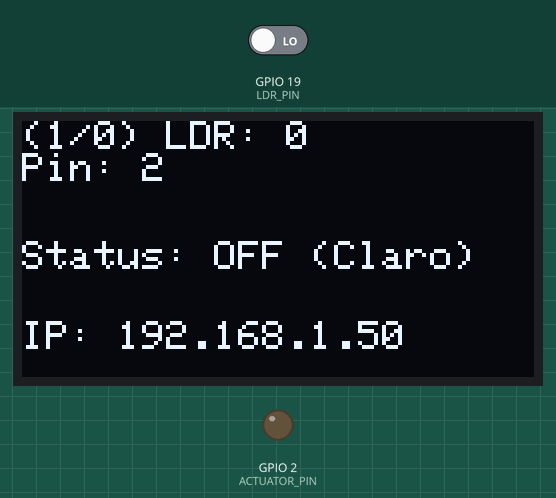
Simulated run of this sketch. Board: ESP32. On the bench: 128×64 one-colour display, output pins drawn as LEDs (lit = HIGH). Inputs (shaded band) come from the test bench; at power-on: GPIO 19 (LDR_PIN) LOW. WiFi joins after 1.5 s; servers stay silent unless stated; what the sketch prints to the serial monitor is not drawn.

Above: at 2.9 s.
3.0 s: GPIO 19 (LDR_PIN) driven HIGH
At 4.6 s:
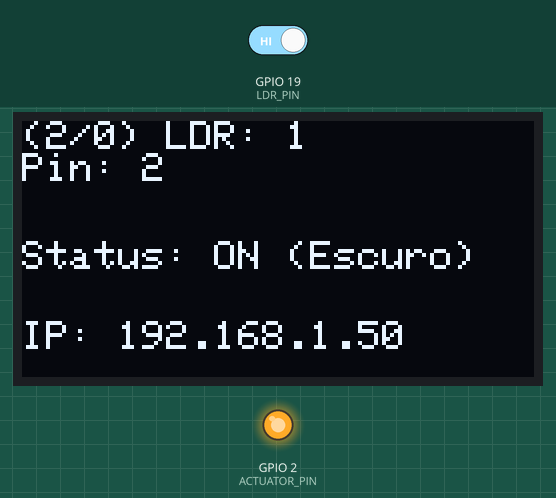
9.4 s: GPIO 19 (LDR_PIN) driven LOW
At 11.4 s:
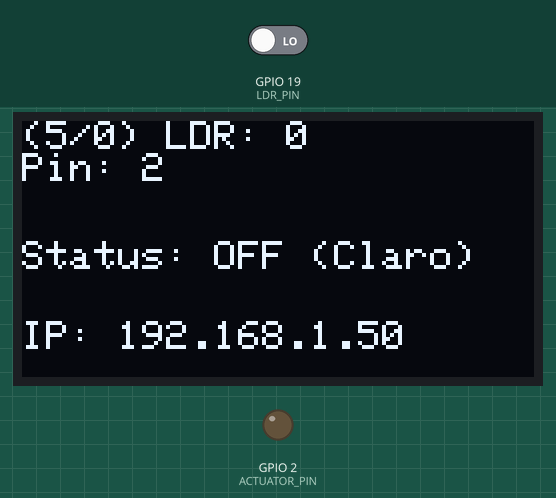
15.8 s: GPIO 19 (LDR_PIN) driven HIGH
At 23.4 s:
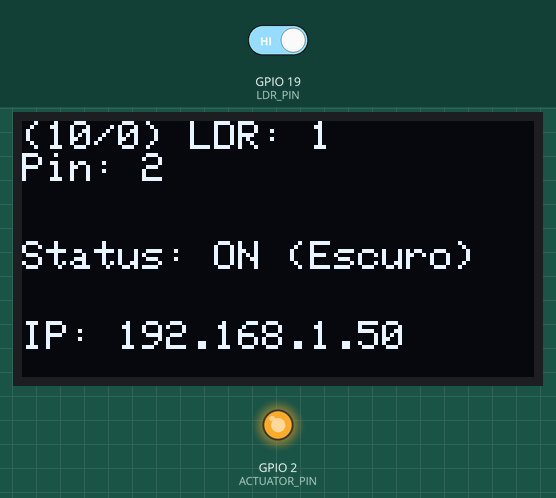
Timing chart, 0 to 24.9 s (numbered marks = the images above; inputs shaded):
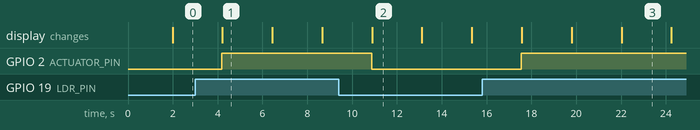

Measured:
- after the input at 3.0 s, GPIO 2 (ACTUATOR_PIN): LOW → HIGH after 1.2 s; the display: changes after 1.2 s (image 1)
- after the input at 9.4 s, GPIO 2 (ACTUATOR_PIN): HIGH → LOW after 1.5 s; the display: changes after 1.5 s (image 2)
- after the input at 15.8 s, GPIO 2 (ACTUATOR_PIN): LOW → HIGH after 1.7 s; the display: first changes after 1.8 s (image 3 shows a later state)

The sketch:

atv-embarcados-02.ino
```cpp
#include <Wire.h>
#include <Adafruit_GFX.h>
#include <Adafruit_SSD1306.h>
#include <WiFi.h>
#include <HTTPClient.h>
#include <ArduinoJson.h>

// **** CONFIGURAÇÕES DE REDE (MUDE AQUI!) ****
const char* ssid = "Azul123-2G";
const char* password = "minhacasinha";

const char* config_url = "https://api.npoint.io/eabec6f23473f8c2c502";


#define SCREEN_WIDTH 128
#define SCREEN_HEIGHT 64
#define OLED_RESET -1
#define SCREEN_ADDRESS 0x3C
Adafruit_SSD1306 display(SCREEN_WIDTH, SCREEN_HEIGHT, &Wire, OLED_RESET);


const int LDR_PIN = 19;     // Pino do sensor LDR
const int ACTUATOR_PIN = 2; // Pino padrão para o atuador


int global_actuator_pin = ACTUATOR_PIN;
int timespan = 0;
int loop_counter = 0; // Variável global para contar as rodadas
int run_again = NULL;

// ------------------------------------------------
// Função para buscar a configuração via GET
// ------------------------------------------------
void get_config() {
    if (WiFi.status() == WL_CONNECTED) {
        HTTPClient http;
        http.begin(config_url);

        Serial.println("Enviando GET para buscar configuração...");
        int httpCode = http.GET();

        if (httpCode == HTTP_CODE_OK) {
            String payload = http.getString();
            StaticJsonDocument<256> doc;
            DeserializationError error = deserializeJson(doc, payload);

            if (error) {
                Serial.print("Erro ao ler JSON: ");
                Serial.println(error.f_str());
            } else {
                // Atualiza o Timespan
                if (doc.containsKey("timespan")) {
                    timespan = doc["timespan"].as<int>();

                    Serial.print("Novo Timespan: ");
                    Serial.println(timespan);
                }
                if (doc.containsKey("run_again")) {
                    run_again = doc["run_again"].as<int>();
                }
                // Atualiza e reconfigura o pino do atuador
                if (doc.containsKey("actuator_pin")) {
                    int new_pin = doc["actuator_pin"].as<int>();
                    if (new_pin != global_actuator_pin) {
                        global_actuator_pin = new_pin;
                        pinMode(global_actuator_pin, OUTPUT);
                        Serial.print("Novo Actuator Pin: ");
                        Serial.println(global_actuator_pin);
                    }
                }
            }
        } else {
            Serial.print("Erro no GET: ");
            Serial.println(http.errorToString(httpCode));
        }
        http.end();
    } else {
        Serial.println("Wi-Fi não conectado. Pulando GET.");
    }
}

// ------------------------------------------------
// Setup (Executa apenas uma vez)
// ------------------------------------------------
void setup() {
    Serial.begin(115200);

    // Configura os pinos
    pinMode(LDR_PIN, INPUT);
    pinMode(ACTUATOR_PIN, OUTPUT);

    // Inicializa o display OLED
    if (!display.begin(SSD1306_SWITCHCAPVCC, SCREEN_ADDRESS)) {
        Serial.println("Erro ao inicializar OLED");
        for (;;);
    }
    display.clearDisplay();
    display.setTextSize(1);
    display.setTextColor(SSD1306_WHITE);

    // Conecta ao WiFi (apenas no Setup)
    Serial.print("Conectando ao WiFi: ");
    Serial.println(ssid);
    display.setCursor(0, 0);
    display.print("Conectando WiFi...");
    display.display();

    WiFi.begin(ssid, password);
    while (WiFi.status() != WL_CONNECTED) {
        delay(500);
        Serial.print(".");
    }
    Serial.println("\nConectado ao WiFi!");

    // Busca a configuração inicial após conectar
    get_config();
}

// ------------------------------------------------
// Loop principal (Executa repetidamente)
// ------------------------------------------------
void loop() {
    // 1. BUSCA A CONFIGURAÇÃO (GET NA API) A CADA LOOP
    get_config();

    // Se o timespan for maior que 0 e o contador atingir o limite, imprime a mensagem.
    if (timespan > 0 && loop_counter >= timespan) {

        digitalWrite(global_actuator_pin, LOW);
        Serial.println("=====================================");
        Serial.println("LIMITE DE LEITURA ATINGIDO. SISTEMA PARADO.");
        Serial.println("Reinicie o dispositivo para retomar.");
        Serial.println("=====================================");
        // Prepara e mostra a mensagem de parada no OLED
        display.clearDisplay();
        display.setCursor(0, 0);
        display.setTextSize(2);
        display.setTextSize(2);
        display.println("IT'S WORKING!");
        display.println("");
        display.println("LET'S GO!!");
        display.display();

        while(true) {
            get_config();
            if (run_again == 1) {
                loop_counter = 0;
                break;
            }
            delay(1000);
        }

    } else {

        // 2. Lê o valor do LDR (digitalRead mantido conforme sua lógica)
        int ldrValue = digitalRead(LDR_PIN);
        String brightness_status;

        // 3. Lógica de controle: LIGA o atuador se LDR == 1
        if (ldrValue == 1) {
            digitalWrite(global_actuator_pin, HIGH); // Liga atuador
            brightness_status = "Status: ON (Escuro)";
        } else {
            digitalWrite(global_actuator_pin, LOW);  // Desliga atuador
            brightness_status = "Status: OFF (Claro)";
        }

        // 4. Atualiza o display OLED
        display.clearDisplay();
        display.setCursor(0, 0);

        // Exibe a contagem de rodadas: (X/Y)
        display.print("(");
        // Exibe o número da rodada atual (começando em 1)
        display.print(loop_counter + 1);
        display.print("/");
        display.print(timespan);
        display.print(") LDR: ");

        display.println(ldrValue);

        display.print("Pin: ");
        display.println(global_actuator_pin);

        display.setCursor(0, 30);
        display.println(brightness_status);

        display.setCursor(0, 50);
        display.print("IP: ");
        display.print(WiFi.localIP());
        display.display();

        // 5. Log no Serial Monitor
        Serial.print("(");
        Serial.print(loop_counter + 1);
        Serial.print("/");
        Serial.print(timespan);
        Serial.print(") LDR: ");
        Serial.print(ldrValue);
        Serial.print(" | Pino: ");
        Serial.print(global_actuator_pin);
        Serial.print(" | ");
        Serial.println(brightness_status);

        loop_counter++;

        // 6. Espera 5 segundos antes do próximo ciclo (e do próximo GET)
        delay(2000);
    }
}
```
